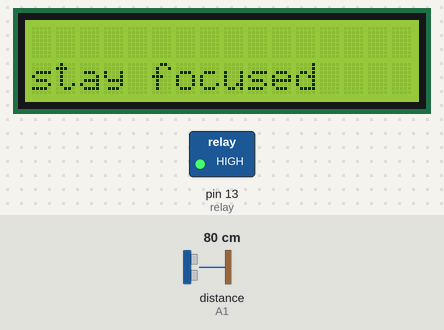
The sketch below on a simulated Arduino Uno, built with avr-gcc and run on an emulated ATmega328P. Parts: 16×2 character LCD, switched loads named in the sketch (green lamp = pin HIGH). Wiring (inferred from the names in the program): ultrasonic range finder: trigger A0; echo A1. The inputs (shaded band) are chosen by the test bench; at power-on: distance to the obstacle (sensor on A1) 80 cm. The echo pulse lasts 58.3 µs per cm; pins used as bus, display or sensor lines are not drawn.

Above: at 1.2 s.
1.3 s: distance to the obstacle (sensor on A1) set to 13 cm
At 2.8 s:
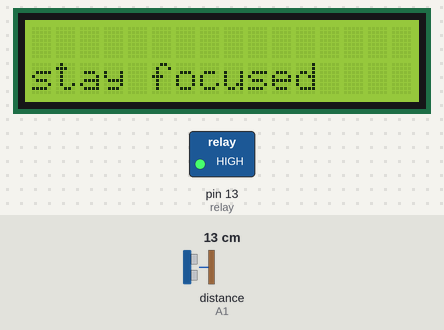
4.5 s: distance to the obstacle (sensor on A1) set to 10 cm
At 5.9 s:
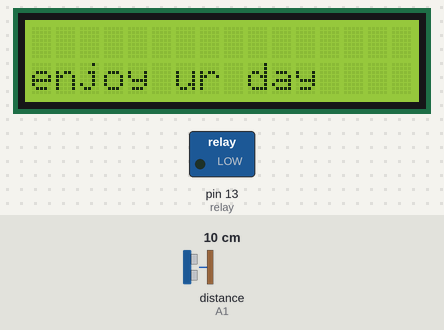
8.6 s: distance to the obstacle (sensor on A1) set to 18 cm
At 9.9 s:
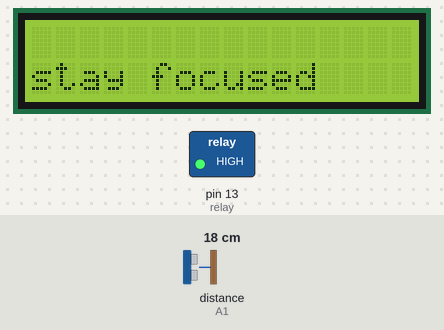
12.6 s: distance to the obstacle (sensor on A1) set to 2 cm
At 13.7 s:
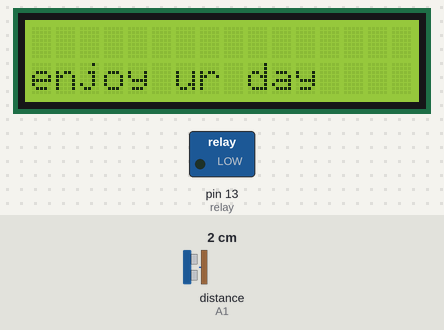
Timing chart, 0 to 15.6 s (numbered marks = the images above; inputs shaded):
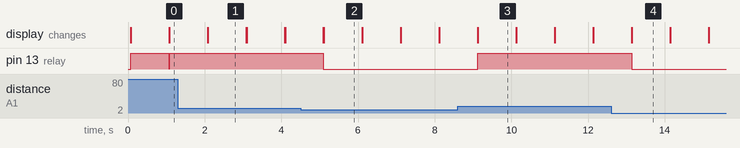

Measured:
- the behaviour switches between 12 and 11 cm on distance to the obstacle (sensor on A1) (found by bisection; images 1 and 2)
- after the input at 1.3 s, pin 13 (relay): stops changing and stays HIGH
- after the input at 4.5 s, pin 13 (relay): HIGH → LOW after 0.60 s; the display: first differs from a run without the input after 0.60 s (image 2)
- after the input at 8.6 s, pin 13 (relay): LOW → HIGH after 0.52 s; the display: first differs from a run without the input after 0.52 s (image 3)
- after the input at 12.6 s, pin 13 (relay): HIGH → LOW after 0.54 s; the display: first differs from a run without the input after 0.54 s (image 4)
- what the display in image 1 shows lasts 1.0 s, from 2.1 s to 3.1 s

The sketch:

Abdul_Driver_Monitor.ino
```cpp
#include <LiquidCrystal.h>
#include <IRremote.h>

#define B 16754775
#define UNKNOWN_B 2747854299

int Reciever=12;
IRrecv irrecv(Reciever);
decode_results results;
unsigned long val;

LiquidCrystal lcd(1,2,4,5,6,7);

int relay=13;
int echo = A1;
int trig = A0;
int duration=0;
int distance_cm=0;
int distance_value=0;

typedef enum{Determine_State,SAFE,CAUTION,DANGER} state_t;
state_t state=Determine_State;

int distance_test(){
  digitalWrite(trig,LOW);
  delayMicroseconds(2);
  digitalWrite(trig,HIGH);
  delayMicroseconds(20);
  digitalWrite(trig,LOW);
  duration=pulseIn(echo,HIGH);
  distance_cm=(duration/2)/29.1;
  return (int) distance_cm;
}

void setup() {
  lcd.begin(16,2);
  pinMode(echo,INPUT);
  pinMode(trig,OUTPUT);
  pinMode(relay,OUTPUT);
  irrecv.enableIRIn();
  //Serial.begin(9600);
}

void loop() {
    switch (state)
    {
       case Determine_State:
            lcd.clear();
            distance_value=distance_test();
            if(distance_value>10){
                 state=DANGER;
            }else if(irrecv.decode(&results)){
                 val=results.value;
                 //Serial.println(val);
                 irrecv.resume();
                 if(val==B || val==UNKNOWN_B){
                        state=CAUTION;
                 }else{
                        state=SAFE;
                 }

            }else{
                 if(val==B || val==UNKNOWN_B){
                        state=CAUTION;
                 }else{
                        state=SAFE;
                 }
            }
            break;
       case SAFE:
            //lcd.print(distance_value);
            lcd.setCursor(0,1);
            lcd.print("enjoy ur day");
            delay(1000);
            state=Determine_State;
            break;
       case CAUTION:
            //lcd.print(distance_value);
            lcd.setCursor(0,1);
            lcd.print("stay focused");
            delay(1000);
            state=Determine_State;
            break;
       case DANGER:
            //lcd.print(distance_value);
            lcd.setCursor(0,1);
            lcd.print("stay focused");
            digitalWrite(relay,HIGH);
            delay(1000);
            state=Determine_State;
            digitalWrite(relay,LOW);
            break;

    }
}
```
